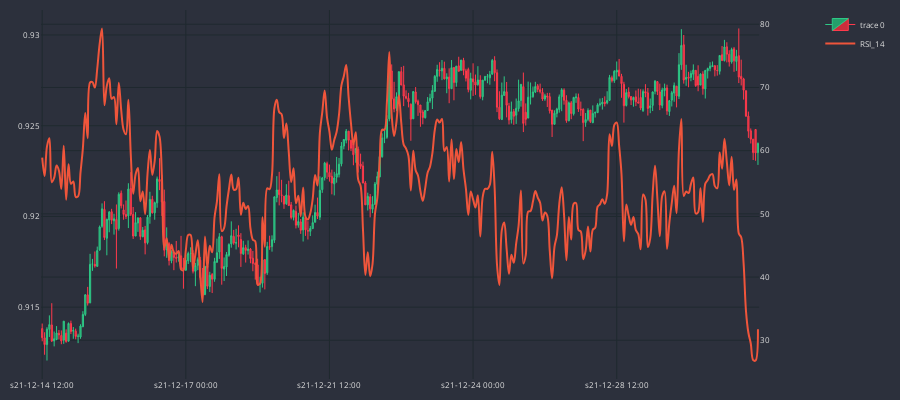

Notebook code cell kept with this figure:
### Code cell
dfp1 = df_an1.iloc[-300:]
cp1 = CandlePlot(dfp1, candles=True)
cp1.show_plot(line_traces=[], sec_traces=['RSI_14'])

### Figure 1 — Plotly figure (JSON) as saved in the notebook; plotly's stock layout.template omitted (floating-point values rounded to 4 significant figures; data arrays with more than 128 entries replaced by an {"elided": "..."} marker saying what was removed)
{"data": [{"close": {"elided": "300 float values"}, "decreasing": {"fillcolor": "#CC2E3C", "line": {"color": "#FF3A4C"}}, "high": {"elided": "300 float values"}, "increasing": {"fillcolor": "#24A06B", "line": {"color": "#2EC886"}}, "line": {"width": 1}, "low": {"elided": "300 float values"}, "opacity": 1, "open": {"elided": "300 float values"}, "type": "candlestick", "x": {"elided": "300 str values"}}, {"line": {"shape": "spline", "width": 2}, "name": "RSI_14", "type": "scatter", "x": {"elided": "300 str values"}, "xaxis": "x", "y": {"elided": "300 float values"}, "yaxis": "y2"}], "layout": {"font": {"color": "#e1e1e1", "size": 8}, "height": 400, "margin": {"b": 10, "l": 10, "r": 10, "t": 10}, "paper_bgcolor": "#2c303c", "plot_bgcolor": "#2c303c", "width": 900, "xaxis": {"anchor": "y", "domain": [0, 0.94], "gridcolor": "#1f292f", "nticks": 5, "rangeslider": {"visible": false}}, "yaxis": {"anchor": "x", "domain": [0, 1], "gridcolor": "#1f292f"}, "yaxis2": {"anchor": "x", "gridcolor": "#1f292f", "overlaying": "y", "side": "right"}}}
